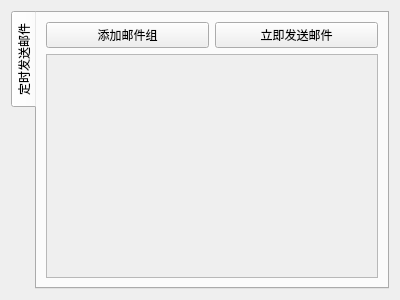
<?xml version="1.0" encoding="UTF-8"?>
<ui version="4.0">
 <class>Form</class>
 <widget class="QWidget" name="Form">
  <property name="geometry">
   <rect>
    <x>0</x>
    <y>0</y>
    <width>400</width>
    <height>300</height>
   </rect>
  </property>
  <property name="windowTitle">
   <string>Form</string>
  </property>
  <layout class="QVBoxLayout" name="verticalLayout">
   <item>
    <widget class="QTabWidget" name="tabWidget">
     <property name="tabPosition">
      <enum>QTabWidget::West</enum>
     </property>
     <property name="tabShape">
      <enum>QTabWidget::Rounded</enum>
     </property>
     <property name="currentIndex">
      <number>0</number>
     </property>
     <property name="documentMode">
      <bool>false</bool>
     </property>
     <property name="tabsClosable">
      <bool>false</bool>
     </property>
     <property name="movable">
      <bool>true</bool>
     </property>
     <widget class="QWidget" name="tab">
      <attribute name="title">
       <string>定时发送邮件</string>
      </attribute>
      <layout class="QVBoxLayout" name="verticalLayout_2">
       <item>
        <layout class="QHBoxLayout" name="horizontalLayout_2">
         <item>
          <widget class="QPushButton" name="Add_BTN">
           <property name="text">
            <string>添加邮件组</string>
           </property>
          </widget>
         </item>
         <item>
          <widget class="QPushButton" name="Send_BTN">
           <property name="text">
            <string>立即发送邮件</string>
           </property>
          </widget>
         </item>
        </layout>
       </item>
       <item>
        <widget class="QScrollArea" name="scrollArea">
         <property name="widgetResizable">
          <bool>true</bool>
         </property>
         <widget class="QWidget" name="Group_Container">
          <property name="geometry">
           <rect>
            <x>0</x>
            <y>0</y>
            <width>337</width>
            <height>225</height>
           </rect>
          </property>
          <layout class="QVBoxLayout" name="verticalLayout_3">
           <property name="leftMargin">
            <number>0</number>
           </property>
           <property name="topMargin">
            <number>0</number>
           </property>
           <property name="rightMargin">
            <number>0</number>
           </property>
           <property name="bottomMargin">
            <number>0</number>
           </property>
           <item>
            <spacer name="verticalSpacer">
             <property name="orientation">
              <enum>Qt::Vertical</enum>
             </property>
             <property name="sizeHint" stdset="0">
              <size>
               <width>20</width>
               <height>204</height>
              </size>
             </property>
            </spacer>
           </item>
          </layout>
         </widget>
        </widget>
       </item>
      </layout>
     </widget>
    </widget>
   </item>
  </layout>
 </widget>
 <resources/>
 <connections/>
</ui>
